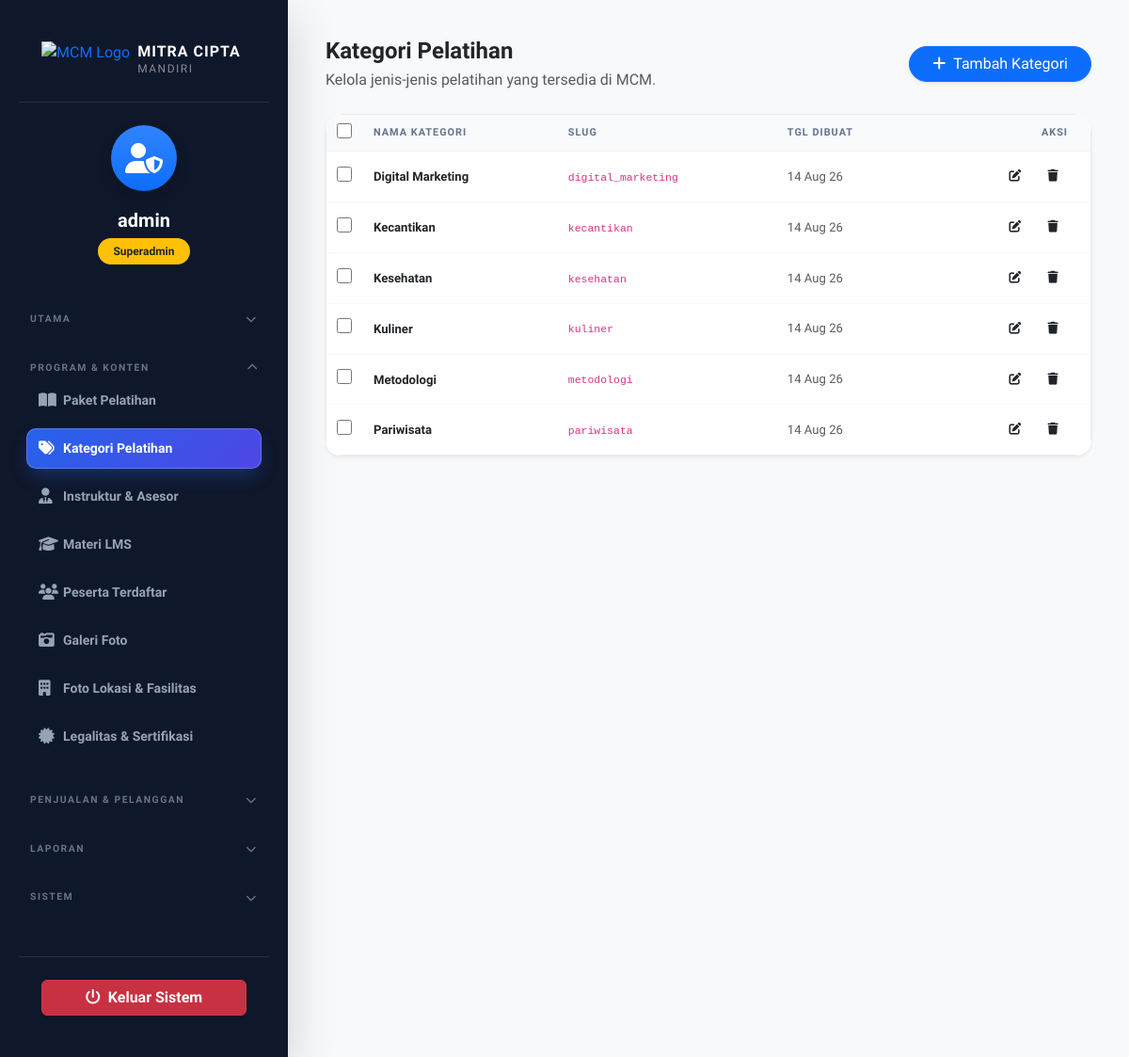
Page /admin/dashboard.php?page=categories (signed in) on the earlier database version.
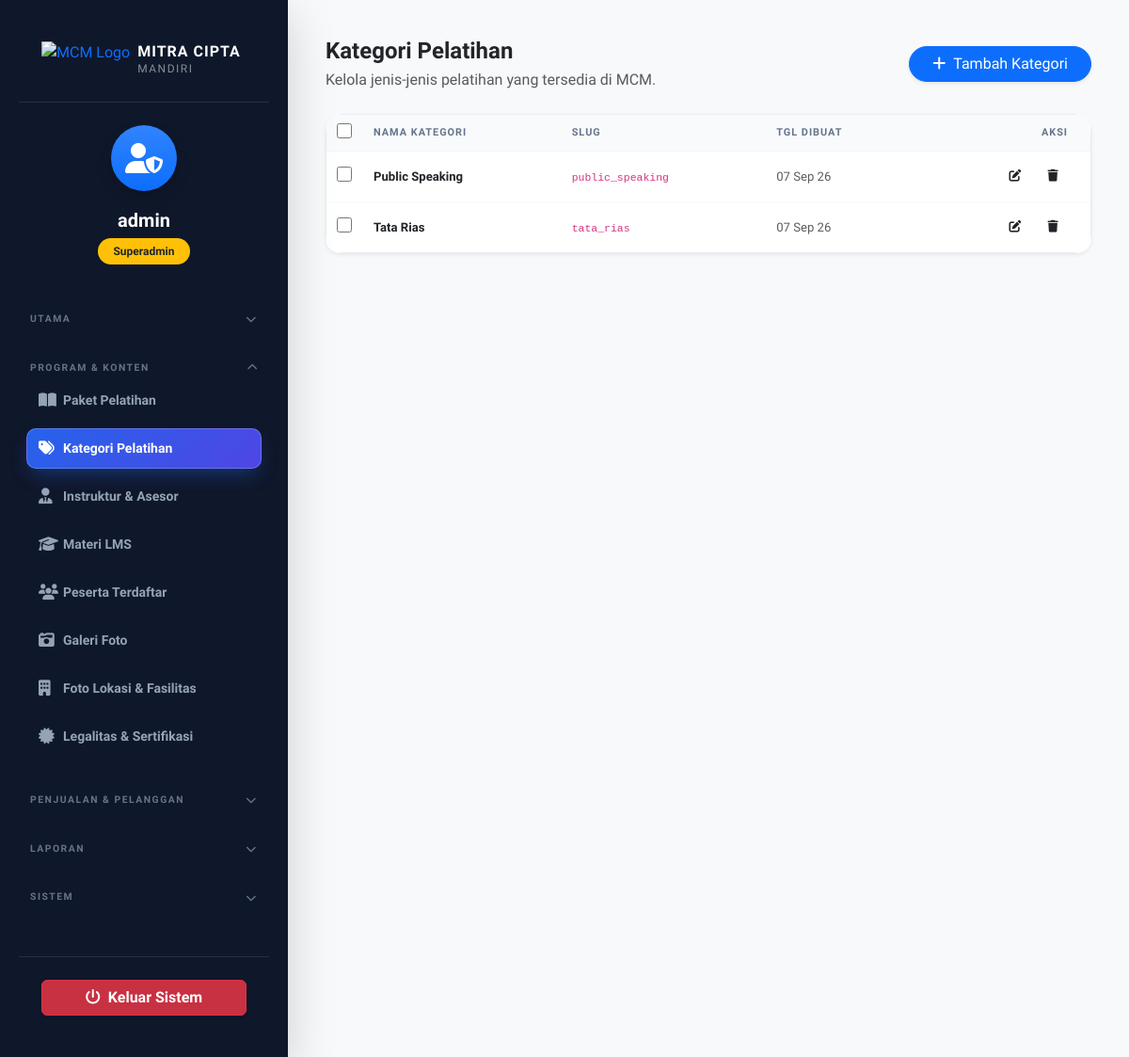
Same page on the later database version.
### tables this page shows
CREATE TABLE IF NOT EXISTS `class_categories` (
  `id` int(11) NOT NULL AUTO_INCREMENT,
  `name` varchar(100) NOT NULL,
  `slug` varchar(100) NOT NULL,
  `created_at` timestamp NOT NULL DEFAULT current_timestamp(),
  PRIMARY KEY (`id`),
  UNIQUE KEY `slug` (`slug`)
);

### admin/pages/categories.php (the view, shortened to what this page needs)
<div class="row align-items-center mb-4 g-3" data-aos="fade-down">
    <div class="col-md-6">
        <h2 class="fw-bold mb-1 text-dark">Kategori Pelatihan</h2>
        <p class="text-muted mb-0">Kelola jenis-jenis pelatihan yang tersedia di MCM.</p>
    </div>
    <div class="col-md-6 text-md-end">
        <button class="btn btn-primary px-4 shadow-sm rounded-pill" onclick="resetCategoryForm(); showModal('categoryModal');">
            <i class="fas fa-plus me-2"></i>Tambah Kategori
        </button>
    </div>
</div>
<div data-bulk-table="categories">
<div class="card border-0 shadow-sm rounded-4 overflow-hidden">
    <div class="card-body p-0">
        <div class="table-responsive table-responsive--no-scroll">
            <table class="table align-middle admin-compact mb-0">
                <thead class="bg-light">
                    <tr>
                        <th class="col-check"><input type="checkbox" class="bulk-select-all js-bulk-select-all"></th>
                        <th>Nama Kategori</th>
                        <th>Slug</th>
                        <th>Tgl Dibuat</th>
                        <th class="text-end pe-4">Aksi</th>
                    </tr>
                </thead>
                <tbody>
                    <?php if (empty($categories)): ?>
                        <tr><td colspan="5" class="text-center py-5 text-muted">Belum ada kategori.</td></tr>
                    <?php else: ?>
                        <?php foreach ($categories as $cat): ?>
                            <tr>
                                <td class="col-check"><input type="checkbox" class="bulk-row-check js-bulk-row" value="<?php echo (int)$cat['id']; ?>"></td>
                                <td><span class="fw-bold text-dark cell-ellipsis" title="<?php echo htmlspecialchars($cat['name']); ?>" style="max-width:180px;"><?php echo htmlspecialchars($cat['name']); ?></span></td>
                                <td><code class="small"><?php echo htmlspecialchars($cat['slug']); ?></code></td>
                                <td class="small text-muted text-nowrap"><?php echo date('d M y', strtotime($cat['created_at'])); ?></td>
                                <td class="text-end pe-4">
                                    <div class="d-inline-flex gap-2">
                                        <button class="btn btn-action btn-soft-primary" onclick="editCategory(<?php echo htmlspecialchars(json_encode($cat)); ?>)">
                                            <i class="fas fa-edit"></i>
                                        </button>
                                        <button class="btn btn-action btn-soft-danger" onclick="deleteItem('categories', <?php echo $cat['id']; ?>)">
                                            <i class="fas fa-trash"></i>
                                        </button>
                                    </div>
                                </td>
                            </tr>
                        <?php endforeach; ?>
                    <?php endif; ?>
                </tbody>
            </table>
        </div>
    </div>
</div>
</div>

### admin/includes/head.php (shortened to what this page needs)
<!DOCTYPE html>
<html lang="id">
<head>
    <link href="https://cdn.jsdelivr.net/npm/bootstrap@5.3.0/dist/css/bootstrap.min.css" rel="stylesheet">
    <link rel="stylesheet" href="https://cdnjs.cloudflare.com/ajax/libs/font-awesome/6.4.0/css/all.min.css">
    <link href="https://unpkg.com/aos@2.3.1/dist/aos.css" rel="stylesheet">
</head>
<body>
<?php include __DIR__ . '/sidebar.php'; ?>
<div class="main-content bg-light" style="min-height: 100vh;">

### admin/includes/sidebar.php (shortened to what this page needs)
<?php
$groupMap = ['dashboard' => 'utama', 'classes' => 'program', 'categories' => 'program', 'instructors' => 'program', 'materials' => 'program', 'users' => 'program', 'gallery' => 'program', 'facilities' => 'program', 'certs' => 'program', 'orders' => 'penjualan', 'finance' => 'penjualan', 'payment_methods' => 'penjualan', 'testimonials' => 'penjualan', 'chat' => 'penjualan', 'chatbot' => 'penjualan', 'reports' => 'laporan', 'admins' => 'sistem', 'settings' => 'sistem', 'doku_channels' => 'sistem'];
$activeGroup = $groupMap[$page] ?? 'utama';
function mcm_group($id, $label, $key, $activeGroup) {
    $open = $activeGroup === $key ? ' show' : '';
    $expanded = $activeGroup === $key ? 'true' : 'false';
    return '<button class="sidebar-group-toggle" type="button" data-bs-toggle="collapse" data-bs-target="#grp-' . $id . '" aria-expanded="' . $expanded . '">'
        . '<span>' . $label . '</span><i class="fas fa-chevron-down"></i></button>'
        . '<div class="collapse' . $open . '" id="grp-' . $id . '">';
}
function mcm_item($page, $target, $icon, $label) {
    return '<li class="nav-item mb-1"><a href="?page=' . $target . '" class="nav-link ' . ($page === $target ? 'active' : '') . '">'
        . '<i class="' . $icon . '"></i> ' . $label . '</a></li>';
}
?>
<div class="sidebar d-flex flex-column shadow-lg" id="sidebar">
    <div class="p-4 d-flex align-items-center justify-content-between border-bottom border-secondary border-opacity-25">
        <a class="text-decoration-none d-flex align-items-center" href="#">
            <img src="../assets/img/logo.png" alt="MCM Logo" height="40" class="me-2">
            <div class="brand-text">
                <div class="fw-bold fs-6 text-white" style="letter-spacing: 1px; line-height: 1.1;">MITRA CIPTA</div>
                <div class="text-white-50" style="letter-spacing: 1.5px; font-size: 0.75rem;">MANDIRI</div>
            </div>
        </a>
    </div>
    <div class="px-4 py-4 mb-2 text-center">
        <div class="bg-gradient bg-primary rounded-circle d-inline-flex align-items-center justify-content-center mb-3 shadow" style="width: 70px; height: 70px; background: linear-gradient(135deg, var(--primary-color), var(--secondary-color));">
            <i class="fas fa-user-shield fs-2 text-white"></i>
        </div>
        <div class="text-white fw-bold fs-5"><?php echo htmlspecialchars($_SESSION['admin_username']); ?></div>
        <div class="badge bg-warning text-dark mt-1 px-3 rounded-pill">Superadmin</div>
    </div>
    <div class="sidebar-nav mb-auto">
        <?php echo mcm_group('utama', 'Utama', 'utama', $activeGroup); ?>
            <?php echo mcm_item($page, 'dashboard', 'fas fa-th-large', 'Dashboard'); ?>
        </div>
        <?php echo mcm_group('program', 'Program &amp; Konten', 'program', $activeGroup); ?>
        <ul class="nav flex-column px-2">
            <?php echo mcm_item($page, 'classes', 'fas fa-book-open', 'Paket Pelatihan'); ?>
            <?php echo mcm_item($page, 'categories', 'fas fa-tags', 'Kategori Pelatihan'); ?>
            <?php echo mcm_item($page, 'instructors', 'fas fa-user-tie', 'Instruktur &amp; Asesor'); ?>
            <?php echo mcm_item($page, 'materials', 'fas fa-graduation-cap', 'Materi LMS'); ?>
            <?php echo mcm_item($page, 'users', 'fas fa-users', 'Peserta Terdaftar'); ?>
            <?php echo mcm_item($page, 'gallery', 'fas fa-camera-retro', 'Galeri Foto'); ?>
            <?php echo mcm_item($page, 'facilities', 'fas fa-building', 'Foto Lokasi &amp; Fasilitas'); ?>
            <?php echo mcm_item($page, 'certs', 'fas fa-certificate', 'Legalitas &amp; Sertifikasi'); ?>
        </ul>
        </div>
        <?php echo mcm_group('penjualan', 'Penjualan &amp; Pelanggan', 'penjualan', $activeGroup); ?>
        </div>
        <?php echo mcm_group('laporan', 'Laporan', 'laporan', $activeGroup); ?>
        </div>
        <?php echo mcm_group('sistem', 'Sistem', 'sistem', $activeGroup); ?>
        </div>
    </div>
    <div class="p-4 mt-auto border-top border-secondary border-opacity-25">
        <a href="logout.php" class="btn btn-danger w-100 fw-bold shadow-sm" style="background: rgba(220, 53, 69, 0.9);"><i class="fas fa-power-off me-2"></i>Keluar Sistem</a>
    </div>
</div>

### admin/dashboard.php (shortened to what this page needs)
<?php
require_once '../config/database.php';
$page = $_GET['page'] ?? 'dashboard';
$validPages = ['dashboard','orders','classes','gallery','facilities','instructors','certs','reports','finance','admins','settings','categories','testimonials','materials','chat','chatbot','users','doku_channels','payment_methods'];
$isValidPage = in_array($page, $validPages, true);
$categories = [];
try {
    $pdo->exec("CREATE TABLE IF NOT EXISTS `class_categories` (
      `id` int(11) NOT NULL AUTO_INCREMENT,
      `name` varchar(100) NOT NULL,
      `slug` varchar(100) NOT NULL,
      `created_at` timestamp NOT NULL DEFAULT CURRENT_TIMESTAMP,
      PRIMARY KEY (`id`),
      UNIQUE KEY `slug` (`slug`)
    ) ENGINE=InnoDB DEFAULT CHARSET=utf8mb4;");
    $stmt = $pdo->query("SELECT * FROM class_categories ORDER BY name ASC");
    $categories = $stmt->fetchAll();
} catch (PDOException $e) {}
?>
<?php require __DIR__ . '/includes/head.php'; ?>
<?php if ($isValidPage): ?>
<?php if ($page === 'categories') include __DIR__ . '/pages/categories.php'; ?>
<?php else: ?>
<?php include __DIR__ . '/pages/404.php'; ?>
<?php endif; ?>
</div>
<?php require __DIR__ . '/includes/scripts.php'; ?>
</body>
</html>

### admin/includes/scripts_notifications.php (shortened to what this page needs)
<div id="mcmNotificationContainer" class="toast-container position-fixed top-0 end-0 p-3" style="z-index: 1090;"></div>

### admin/includes/scripts.php (shortened to what this page needs)
<?php include __DIR__ . '/scripts_notifications.php'; ?>
</body>
</html>

### admin/includes/styles_head.php (style rules this page uses)
:root { --primary-color: #2563eb; --secondary-color: #3b82f6; --dark-bg: #0f172a; --sidebar-bg: #1e293b; }
html { scrollbar-width: thin; scrollbar-color: #cbd5e1 #f1f5f9; }
html, body { height: auto; min-height: 100%; overflow-x: hidden; overflow-y: auto; }
body { background-color: #f8fafc; font-family: 'Plus Jakarta Sans', sans-serif; color: #334155; -webkit-tap-highlight-color: transparent; -webkit-overflow-scrolling: touch; }
.sidebar { height: 100vh; background-color: var(--dark-bg); width: 306px; padding: 20px; position: fixed; top: 0; left: 0; z-index: 1000; transition: all 0.3s cubic-bezier(0.4, 0, 0.2, 1); box-shadow: 4px 0 24px rgba(0,0,0,0.05); overflow-y: auto; scrollbar-width: thin; scrollbar-color: rgba(255,255,255,0.1) transparent; }
.sidebar .p-4 { padding: 0 0 16px; }
.sidebar > .p-4.mt-auto { padding: 20px 0 0; }
.sidebar .px-4 { padding: 16px 0; }
.sidebar .nav.flex-column { padding-left: 0; padding-right: 0; margin-bottom: 0; }
.sidebar .nav-link { color: #94a3b8; padding: 10px 12px; font-size: 0.875rem; font-weight: 600; border-radius: 10px; margin: 0 0 4px; transition: all 0.3s ease; display: flex; align-items: center; position: relative; overflow: hidden; border: 1px solid transparent; }
.sidebar .nav-link i { width: 26px; font-size: 1.05rem; transition: all 0.3s ease; }
.sidebar .nav-link.active { background: linear-gradient(135deg, #2563eb, #4f46e5); color: #fff !important; box-shadow: 0 10px 20px -5px rgba(37, 99, 235, 0.4); border-color: rgba(255,255,255,0.2); }
.sidebar .nav-link.active i { color: #fff !important; }
.sidebar-group-toggle { width: 100%; background: transparent; border: none; color: #64748b; font-size: 0.65rem; font-weight: 700; letter-spacing: 1.5px; text-transform: uppercase; padding: 14px 12px 6px; margin-top: 16px; display: flex; align-items: center; justify-content: space-between; cursor: pointer; transition: color 0.3s ease; }
.sidebar .sidebar-group-toggle:first-child { margin-top: 4px; }
.sidebar-group-toggle i { font-size: 0.7rem; transition: transform 0.3s ease; }
.sidebar-group-toggle[aria-expanded="true"] i { transform: rotate(180deg); }

### admin/includes/styles_head_components.php (style rules this page uses)
.main-content { margin-left: 306px; padding: 40px; transition: all 0.3s; }
.main-content h2:not(.stat-number) { font-size: 1.5rem; }
.card { border-radius: 1.25rem; border: 1px solid rgba(226, 232, 240, 0.6); box-shadow: 0 10px 30px -5px rgba(0, 0, 0, 0.04); background: #ffffff; transition: all 0.3s cubic-bezier(0.4, 0, 0.2, 1); }
.table-responsive { border-radius: 1.25rem; border: 1px solid rgba(226, 232, 240, 0.8); background: #fff; }
.table { margin-bottom: 0; }
.table thead th { background: #f8fafc; color: #64748b; font-weight: 700; text-transform: uppercase; font-size: 0.7rem; letter-spacing: 1px; padding: 1.25rem 1.5rem; border-bottom: 1px solid #f1f5f9; }
.table tbody td { padding: 1.25rem 1.5rem; border-bottom: 1px solid #f8fafc; color: #334155; font-size: 0.9rem; }
.table tbody tr:last-child td { border-bottom: none; }
.badge { padding: 0.5rem 1rem; font-weight: 700; border-radius: 50rem; font-size: 0.75rem; }
.btn-action { width: 38px; height: 38px; padding: 0; display: inline-flex; align-items: center; justify-content: center; border-radius: 0.75rem; transition: all 0.2s; }
.bulk-select-all, .bulk-row-check { width:16px; height:16px; cursor:pointer; accent-color:#2563eb; }
th.col-check, td.col-check { width:38px; text-align:center; padding:0.5rem 0.3rem !important; }
.table.admin-compact { width:100%; table-layout:auto; }
.table.admin-compact thead th { padding:0.7rem 0.75rem; font-size:0.68rem; white-space:nowrap; }
.table.admin-compact tbody td { padding:0.65rem 0.75rem; font-size:0.82rem; vertical-align:middle; }
.cell-ellipsis { max-width:165px; white-space:nowrap; overflow:hidden; text-overflow:ellipsis; display:inline-block; vertical-align:middle; }
.table.admin-compact .btn-action { width:32px; height:32px; border-radius:0.6rem; font-size:0.8rem; }
@media (min-width: 992px) { .table-responsive--no-scroll { overflow:visible !important; overflow-x:visible !important; } }

Differences in the rows shown:
removed class_categories: name "Digital Marketing", slug "digital_marketing", created_at "14 Aug 26"
removed class_categories: name "Kecantikan", slug "kecantikan", created_at "14 Aug 26"
removed class_categories: name "Kesehatan", slug "kesehatan", created_at "14 Aug 26"
removed class_categories: name "Kuliner", slug "kuliner", created_at "14 Aug 26"
removed class_categories: name "Metodologi", slug "metodologi", created_at "14 Aug 26"
removed class_categories: name "Pariwisata", slug "pariwisata", created_at "14 Aug 26"
added class_categories: name "Public Speaking", slug "public_speaking", created_at "07 Sep 26"
added class_categories: name "Tata Rias", slug "tata_rias", created_at "07 Sep 26"
